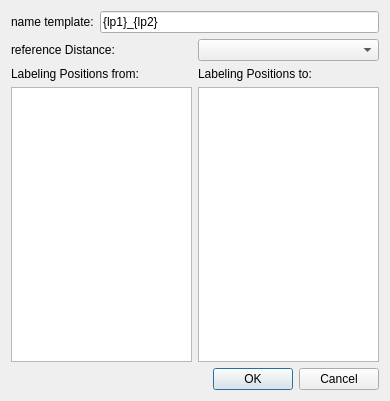
<?xml version="1.0" encoding="UTF-8"?>
<ui version="4.0">
 <class>BatchDistanceDialog</class>
 <widget class="QDialog" name="BatchDistanceDialog">
  <property name="geometry">
   <rect>
    <x>0</x>
    <y>0</y>
    <width>390</width>
    <height>401</height>
   </rect>
  </property>
  <property name="windowTitle">
   <string>Dialog</string>
  </property>
  <layout class="QGridLayout" name="gridLayout">
   <item row="0" column="0" colspan="2">
    <layout class="QHBoxLayout" name="horizontalLayout_2">
     <item>
      <widget class="QLabel" name="label">
       <property name="text">
        <string>name template:</string>
       </property>
      </widget>
     </item>
     <item>
      <widget class="QLineEdit" name="nameTemplateEdit">
       <property name="text">
        <string>{lp1}_{lp2}</string>
       </property>
       <property name="placeholderText">
        <string>{lp1}_{lp2}</string>
       </property>
      </widget>
     </item>
    </layout>
   </item>
   <item row="1" column="0" colspan="2">
    <layout class="QHBoxLayout" name="horizontalLayout">
     <item>
      <widget class="QLabel" name="label_2">
       <property name="text">
        <string>reference Distance:</string>
       </property>
      </widget>
     </item>
     <item>
      <widget class="QComboBox" name="referenceDistance"/>
     </item>
    </layout>
   </item>
   <item row="2" column="0">
    <layout class="QVBoxLayout" name="verticalLayout">
     <item>
      <widget class="QLabel" name="label_3">
       <property name="text">
        <string>Labeling Positions from:</string>
       </property>
      </widget>
     </item>
     <item>
      <widget class="QListWidget" name="lpList1">
       <property name="alternatingRowColors">
        <bool>true</bool>
       </property>
       <property name="selectionMode">
        <enum>QAbstractItemView::ExtendedSelection</enum>
       </property>
      </widget>
     </item>
    </layout>
   </item>
   <item row="2" column="1">
    <layout class="QVBoxLayout" name="verticalLayout_2">
     <item>
      <widget class="QLabel" name="label_4">
       <property name="text">
        <string>Labeling Positions to:</string>
       </property>
      </widget>
     </item>
     <item>
      <widget class="QListWidget" name="lpList2">
       <property name="alternatingRowColors">
        <bool>true</bool>
       </property>
       <property name="selectionMode">
        <enum>QAbstractItemView::ExtendedSelection</enum>
       </property>
      </widget>
     </item>
    </layout>
   </item>
   <item row="3" column="0" colspan="2">
    <widget class="QDialogButtonBox" name="buttonBox">
     <property name="orientation">
      <enum>Qt::Horizontal</enum>
     </property>
     <property name="standardButtons">
      <set>QDialogButtonBox::Cancel|QDialogButtonBox::Ok</set>
     </property>
    </widget>
   </item>
  </layout>
 </widget>
 <resources/>
 <connections>
  <connection>
   <sender>buttonBox</sender>
   <signal>accepted()</signal>
   <receiver>BatchDistanceDialog</receiver>
   <slot>accept()</slot>
   <hints>
    <hint type="sourcelabel">
     <x>248</x>
     <y>254</y>
    </hint>
    <hint type="destinationlabel">
     <x>157</x>
     <y>274</y>
    </hint>
   </hints>
  </connection>
  <connection>
   <sender>buttonBox</sender>
   <signal>rejected()</signal>
   <receiver>BatchDistanceDialog</receiver>
   <slot>reject()</slot>
   <hints>
    <hint type="sourcelabel">
     <x>316</x>
     <y>260</y>
    </hint>
    <hint type="destinationlabel">
     <x>286</x>
     <y>274</y>
    </hint>
   </hints>
  </connection>
 </connections>
</ui>
